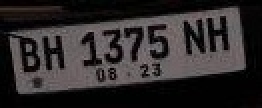
#> input picture tmp.jpg, 131 x 54 px (shown 2 times larger)
$ python ocr.py
#> lines starting #> are read from the running program, lines starting #| are printed output that depends on the picture
import cv2
import matplotlib.pyplot as plt
import pytesseract

image = cv2.imread('tmp.jpg')
#> image is the input picture: shape (54, 131, 3); mean B, G, R 42.9, 42.5, 46.4

resizeImg = cv2.resize(image,None,fx=2,fy=2,interpolation=cv2.INTER_CUBIC)
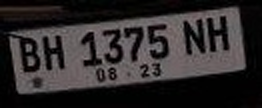
#> resizeImg: shape (108, 262, 3); mean B, G, R 43, 42.7, 46.5
finalImg = cv2.GaussianBlur(resizeImg,(5,5),0)
#> (the run stopped early here; a loop or call above may not have finished)

$ run again, with crop.jpg copied over tmp.jpg
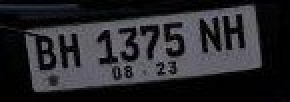
#> input picture crop.jpg, 145 x 51 px (shown 2 times larger)
#> image is the input picture: shape (51, 145, 3); mean B, G, R 44.7, 40.8, 41.2
#> `resizeImg = cv2.resize(image,None,fx=2,fy=2,interpolation=cv2.INTER_CU..`:
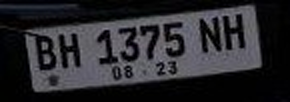
#> resizeImg: shape (102, 290, 3); mean B, G, R 44.8, 41, 41.3
